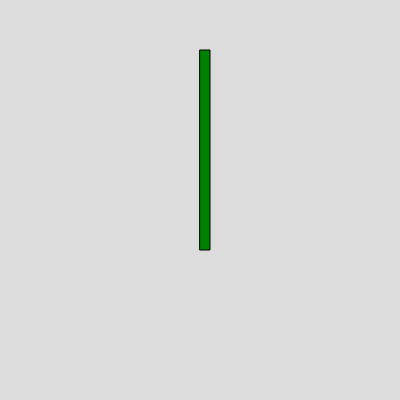
Frame 1 (no input)
Frame 60 (no input): identical to frame 1, image omitted
Frame 120 (the mouse pressed at the canvas centre since frame 60): identical to frame 1, image omitted

The p5.js sketch that drew this single still picture (run headless with seeded random() and noise() and a simulated clock; from frame 60 on, the mouse is pressed at the canvas centre):

// p5.js sketch
// ── sketch.js
let w;

function setup() {
  createCanvas(400, 400);
  w = new Wall(200,50,10,200,"green")
}

function draw() {
  background(220);
  w.display()
}

// ── wall.js
function Wall(x,y,w,h,col){
  this.x = x;
  this.y = y;
  this.w = w;
  this.h = h;
  this.col = col;
  
  this.display = function(){
    fill(col)
    rect(this.x, this.y, this.w, this.h);
  }//end display
}//end Wall
